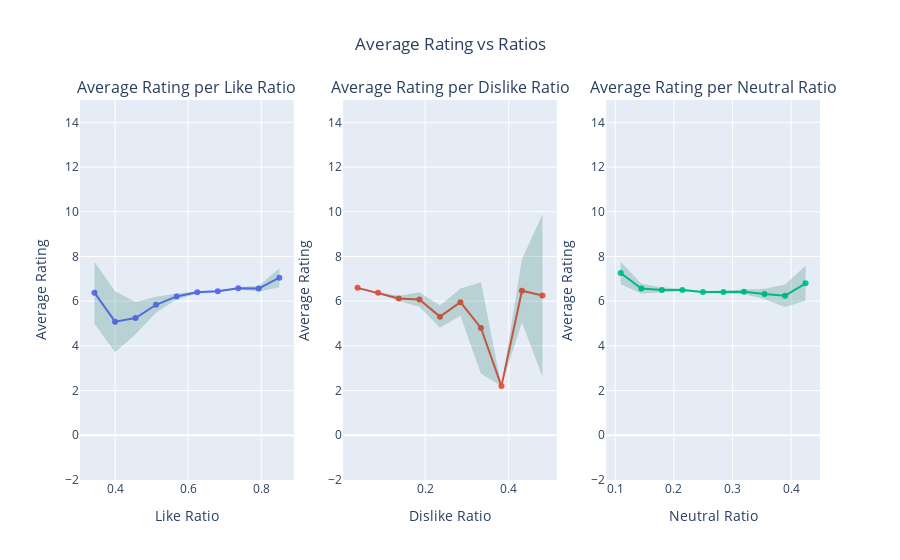

Here is the notebook cell this chart was saved with:
### Code cell
from plotly.subplots import make_subplots
import plotly.graph_objects as go
# movies ratios
movies_copy['like_ratio'] = movies_copy['liked_only'] / movies_copy['fame_only']
movies_copy['dislike_ratio'] = movies_copy['disliked_only'] / movies_copy['fame_only']
movies_copy['neutral_ratio'] = movies_copy['neutral_only'] / movies_copy['fame_only']
movies_copy.fillna(0, inplace=True)

movies_fame = movies_copy[movies_copy['fame_only'] > 0]


# Calculate the mean of 'averageRating' for each bin
bin_means_like = movies_fame.groupby(pd.cut(movies_fame['like_ratio'], bins=10))['averageRating'].mean()
bin_midpoints_like = [(bin.left + bin.right) / 2 for bin in bin_means_like.index]
# add CI 95% for the average rating
bin_95_like = movies_fame.groupby(pd.cut(movies_fame['like_ratio'], bins=10))['averageRating'].sem()*1.96
bin_95_dislike.fillna(0, inplace=True)

bin_means_dislike = movies_fame.groupby(pd.cut(movies_fame['dislike_ratio'], bins=10))['averageRating'].mean()
bin_midpoints_dislike = [(bin.left + bin.right) / 2 for bin in bin_means_dislike.index]
# add CI 95% for the average rating
bin_95_dislike = movies_fame.groupby(pd.cut(movies_fame['dislike_ratio'], bins=10))['averageRating'].sem()*1.96
bin_95_dislike.fillna(0, inplace=True)

bin_means_neutral = movies_fame.groupby(pd.cut(movies_fame['neutral_ratio'], bins=10))['averageRating'].mean()
bin_midpoints_neutral = [(bin.left + bin.right) / 2 for bin in bin_means_neutral.index]
# add CI 95% for the average rating
bin_95_neutral = movies_fame.groupby(pd.cut(movies_fame['neutral_ratio'], bins=10))['averageRating'].sem()*1.96
bin_95_dislike.fillna(0, inplace=True)

# Create subplots with shared y-axis
fig = make_subplots(rows=1, cols=3, subplot_titles=("Average Rating per Like Ratio", "Average Rating per Dislike Ratio", "Average Rating per Neutral Ratio"), shared_yaxes=False)

# Add traces for each subplot
fig.add_trace(go.Scatter(x=bin_midpoints_like, y=bin_means_like.values, mode='markers+lines', marker=dict(symbol='circle'), name='Like Ratio'), row=1, col=1)
fig.add_trace(go.Scatter(x=bin_midpoints_dislike, y=bin_means_dislike.values, mode='markers+lines', marker=dict(symbol='circle'), name='Dislike Ratio'), row=1, col=2)
fig.add_trace(go.Scatter(x=bin_midpoints_neutral, y=bin_means_neutral.values, mode='markers+lines', marker=dict(symbol='circle'), name='Neutral Ratio'), row=1, col=3)

y_upper = bin_means_like.values + bin_95_like
y_lower = bin_means_like.values - bin_95_like


fig.add_trace(go.Scatter(x=bin_midpoints_like, y=y_upper, name='Upper 95% CI', mode='lines', marker=dict(color="#444"), line=dict(width=0), showlegend=False), row=1, col=1)

fig.add_trace(go.Scatter(x=bin_midpoints_like, y=y_lower, name='Lower 95% CI', mode='lines', marker=dict(color="#444"), line=dict(width=0), fillcolor='rgba(0,100,80,0.2)', fill='tonexty', showlegend=False), row=1, col=1)

y_upper = bin_means_dislike.values + bin_95_dislike
y_lower = bin_means_dislike.values - bin_95_dislike

fig.add_trace(go.Scatter(x=bin_midpoints_dislike, y=y_upper, name='Upper 95% CI', mode='lines', marker=dict(color="#444"), line=dict(width=0), showlegend=False), row=1, col=2)
fig.add_trace(go.Scatter(x=bin_midpoints_dislike, y=y_lower, name='Lower 95% CI', mode='lines', marker=dict(color="#444"), line=dict(width=0), fillcolor='rgba(0,100,80,0.2)', fill='tonexty', showlegend=False), row=1, col=2)

y_upper = bin_means_neutral.values + bin_95_neutral
y_lower = bin_means_neutral.values - bin_95_neutral


fig.add_trace(go.Scatter(x=bin_midpoints_neutral, y=y_upper, name='Upper 95% CI', mode='lines', marker=dict(color="#444"), line=dict(width=0), showlegend=False), row=1, col=3)
fig.add_trace(go.Scatter(x=bin_midpoints_neutral, y=y_lower, name='Lower 95% CI', mode='lines', marker=dict(color="#444"), line=dict(width=0), fillcolor='rgba(0,100,80,0.2)', fill='tonexty', showlegend=False), row=1, col=3)

# Set x-axis labels
fig.update_xaxes(title_text='Like Ratio', row=1, col=1)
fig.update_xaxes(title_text='Dislike Ratio', row=1, col=2)
fig.update_xaxes(title_text='Neutral Ratio', row=1, col=3)

# Set y-axis labels
fig.update_yaxes(title_text='Average Rating', row=1, col=1)
fig.update_yaxes(title_text='Average Rating', row=1, col=2)
fig.update_yaxes(title_text='Average Rating', row=1, col=3)

# Set y-axis range
fig.update_yaxes(range=[-2, 15], row=1, col=1)
fig.update_yaxes(range=[-2, 15], row=1, col=2)
fig.update_yaxes(range=[-2, 15], row=1, col=3)

# Set subplot titles
fig.update_layout(title_text='Average Rating vs Ratios', title_x=0.5, showlegend=False)

# Show the figure
fig.show()

### Figure 1 — Plotly figure (JSON) as saved in the notebook; plotly's stock layout.template omitted (floating-point values rounded to 4 significant figures)
{"data": [{"marker": {"symbol": "circle"}, "mode": "markers+lines", "name": "Like Ratio", "type": "scatter", "x": [0.3435, 0.4, 0.456, 0.512, 0.5685, 0.625, 0.681, 0.737, 0.793, 0.8495], "xaxis": "x", "y": [6.38, 5.083, 5.243, 5.839, 6.212, 6.396, 6.447, 6.573, 6.562, 7.05], "yaxis": "y"}, {"marker": {"symbol": "circle"}, "mode": "markers+lines", "name": "Dislike Ratio", "type": "scatter", "x": [0.0386, 0.0877, 0.137, 0.1865, 0.2355, 0.2845, 0.3335, 0.3825, 0.4315, 0.4805], "xaxis": "x2", "y": [6.596, 6.372, 6.124, 6.079, 5.308, 5.957, 4.8, 2.2, 6.467, 6.25], "yaxis": "y2"}, {"marker": {"symbol": "circle"}, "mode": "markers+lines", "name": "Neutral Ratio", "type": "scatter", "x": [0.1092, 0.1445, 0.1795, 0.2145, 0.2495, 0.2845, 0.3195, 0.3545, 0.3895, 0.4245], "xaxis": "x3", "y": [7.26, 6.563, 6.497, 6.505, 6.406, 6.409, 6.42, 6.318, 6.24, 6.8], "yaxis": "y3"}, {"line": {"width": 0}, "marker": {"color": "#444"}, "mode": "lines", "name": "Upper 95% CI", "showlegend": false, "type": "scatter", "x": [0.3435, 0.4, 0.456, 0.512, 0.5685, 0.625, 0.681, 0.737, 0.793, 0.8495], "xaxis": "x", "y": [7.768, 6.446, 5.963, 6.196, 6.344, 6.45, 6.486, 6.628, 6.694, 7.476], "yaxis": "y"}, {"fill": "tonexty", "fillcolor": "rgba(0,100,80,0.2)", "line": {"width": 0}, "marker": {"color": "#444"}, "mode": "lines", "name": "Lower 95% CI", "showlegend": false, "type": "scatter", "x": [0.3435, 0.4, 0.456, 0.512, 0.5685, 0.625, 0.681, 0.737, 0.793, 0.8495], "xaxis": "x", "y": [4.992, 3.72, 4.523, 5.482, 6.081, 6.342, 6.409, 6.518, 6.429, 6.624], "yaxis": "y"}, {"line": {"width": 0}, "marker": {"color": "#444"}, "mode": "lines", "name": "Upper 95% CI", "showlegend": false, "type": "scatter", "x": [0.0386, 0.0877, 0.137, 0.1865, 0.2355, 0.2845, 0.3335, 0.3825, 0.4315, 0.4805], "xaxis": "x2", "y": [6.634, 6.41, 6.242, 6.404, 5.809, 6.569, 6.851, 2.2, 7.882, 9.876], "yaxis": "y2"}, {"fill": "tonexty", "fillcolor": "rgba(0,100,80,0.2)", "line": {"width": 0}, "marker": {"color": "#444"}, "mode": "lines", "name": "Lower 95% CI", "showlegend": false, "type": "scatter", "x": [0.0386, 0.0877, 0.137, 0.1865, 0.2355, 0.2845, 0.3335, 0.3825, 0.4315, 0.4805], "xaxis": "x2", "y": [6.558, 6.335, 6.007, 5.755, 4.808, 5.345, 2.749, 2.2, 5.052, 2.624], "yaxis": "y2"}, {"line": {"width": 0}, "marker": {"color": "#444"}, "mode": "lines", "name": "Upper 95% CI", "showlegend": false, "type": "scatter", "x": [0.1092, 0.1445, 0.1795, 0.2145, 0.2495, 0.2845, 0.3195, 0.3545, 0.3895, 0.4245], "xaxis": "x3", "y": [7.766, 6.785, 6.61, 6.559, 6.45, 6.464, 6.522, 6.554, 6.746, 7.584], "yaxis": "y3"}, {"fill": "tonexty", "fillcolor": "rgba(0,100,80,0.2)", "line": {"width": 0}, "marker": {"color": "#444"}, "mode": "lines", "name": "Lower 95% CI", "showlegend": false, "type": "scatter", "x": [0.1092, 0.1445, 0.1795, 0.2145, 0.2495, 0.2845, 0.3195, 0.3545, 0.3895, 0.4245], "xaxis": "x3", "y": [6.754, 6.342, 6.384, 6.45, 6.362, 6.354, 6.318, 6.082, 5.734, 6.016], "yaxis": "y3"}], "layout": {"annotations": [{"font": {"size": 16}, "showarrow": false, "text": "Average Rating per Like Ratio", "x": 0.1444, "xanchor": "center", "xref": "paper", "y": 1, "yanchor": "bottom", "yref": "paper"}, {"font": {"size": 16}, "showarrow": false, "text": "Average Rating per Dislike Ratio", "x": 0.5, "xanchor": "center", "xref": "paper", "y": 1, "yanchor": "bottom", "yref": "paper"}, {"font": {"size": 16}, "showarrow": false, "text": "Average Rating per Neutral Ratio", "x": 0.8556, "xanchor": "center", "xref": "paper", "y": 1, "yanchor": "bottom", "yref": "paper"}], "showlegend": false, "title": {"text": "Average Rating vs Ratios", "x": 0.5}, "xaxis": {"anchor": "y", "domain": [0, 0.2889], "title": {"text": "Like Ratio"}}, "xaxis2": {"anchor": "y2", "domain": [0.3556, 0.6444], "title": {"text": "Dislike Ratio"}}, "xaxis3": {"anchor": "y3", "domain": [0.7111, 1], "title": {"text": "Neutral Ratio"}}, "yaxis": {"anchor": "x", "domain": [0, 1], "range": [-2, 15], "title": {"text": "Average Rating"}}, "yaxis2": {"anchor": "x2", "domain": [0, 1], "range": [-2, 15], "title": {"text": "Average Rating"}}, "yaxis3": {"anchor": "x3", "domain": [0, 1], "range": [-2, 15], "title": {"text": "Average Rating"}}}}
